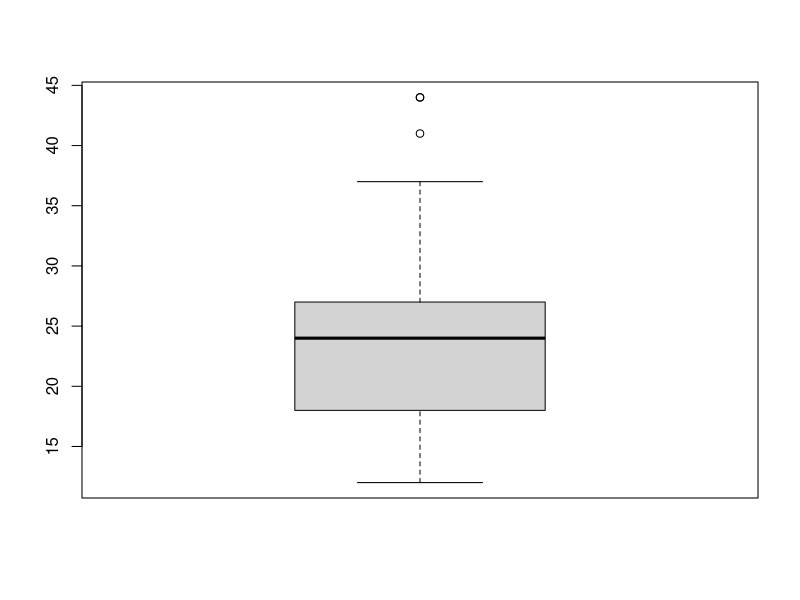
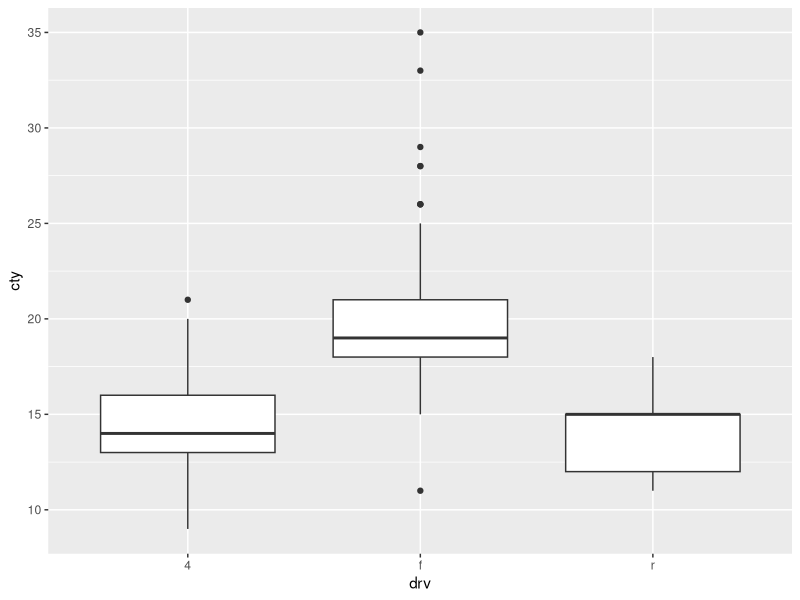
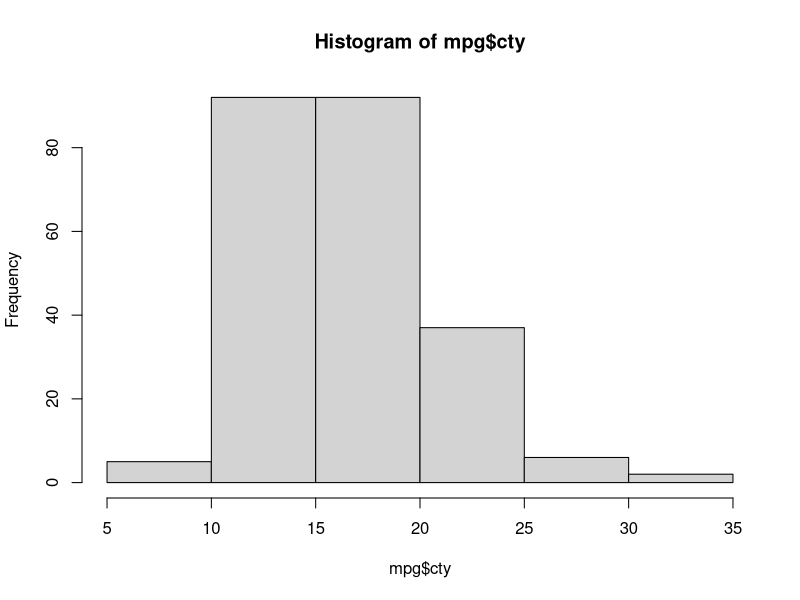

The R script that drew these images, in order:
## ---- chunk 1
knitr::opts_chunk$set(echo = TRUE)
## ---- chunk 2
sqrt(169)
## ---- chunk 3
12^2
12**2
## ---- chunk 4
(1/8)^3
## ---- chunk 5
6*(5^2-3)
## ---- chunk 6
log10(100)
## ---- chunk 7
1:25
25:1
## ---- chunk 8
sum(1:25)
mean(1:25)
median(1:25)
summary(1:25)
## ---- chunk 9
sample(x=1:6,size=1)
## ---- chunk 10
round(7.2557,1)
## ---- chunk 11
(216)^(1/3)
## ---- chunk 12
x <- c(16.1766, 8.512, 70.104, 200.437, 10001.0884)
round(x,2)
## ---- chunk 13
exp(1)
## ---- chunk 14
log(17)
## ---- chunk 15
round(pi,1)
pi
## ---- chunk 16
library(tidyverse)
library(ggplot2)
view(mpg)
## ---- chunk 17
boxplot(mpg$hwy)
## ---- chunk 18
ggplot(mpg,aes(x=drv,y=cty)) +
  geom_boxplot()
## ---- chunk 19
hist(mpg$cty)
## ---- chunk 20
stem(mpg$cty)
